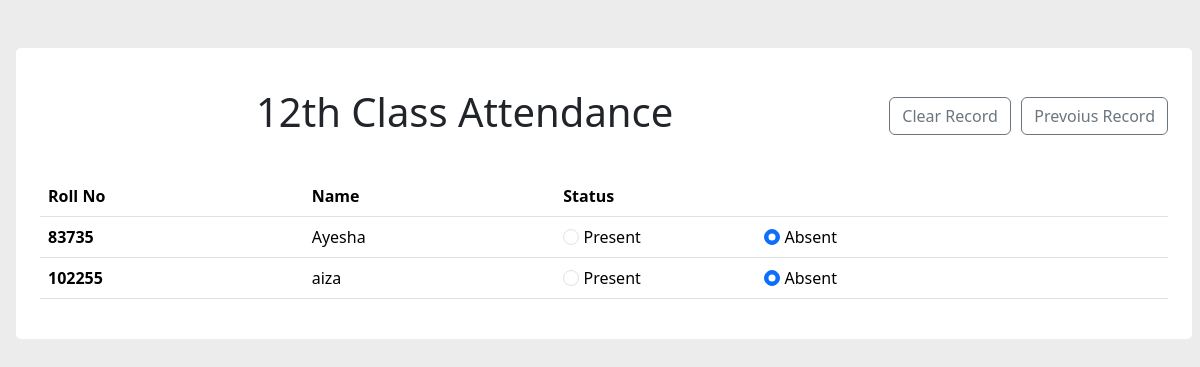
/twelve_class_attendance, run on the app's committed database.
### server.py (models this page shows, shortened)
class Std_Att(db.Model):
    sno = db.Column(db.Integer, primary_key = True)
    name = db.Column(db.String(200), nullable = False)
    classNo = db.Column(db.Integer, nullable = False)
    attend = db.Column(db.String(20), nullable = False)

### server.py (the view)
@app.route("/twelve_class_attendance")
def twelve_class_attendance():
    allStds = Std_Att.query.filter_by(classNo=12).all()
    allStds = sorted(allStds, key=lambda x: x.sno)
    return render_template('AttendanceManagement/twelve_class_attendance.html', allStds = allStds)

### templates/AttendanceManagement/twelve_class_attendance.html (shortened to what this page needs)
<!DOCTYPE html>
<html lang="en">
<head>
    <link href="https://cdn.jsdelivr.net/npm/bootstrap@5.3.3/dist/css/bootstrap.min.css" rel="stylesheet">
</head>
<body style="background-color: rgb(236, 236, 236);">
    <div class="my-5 mx-3" style="width: 98%; background-color: white; padding: 2%; border-radius: 5px; align-self: center;">
        <h1 class="my-3" style="text-align: center;"> 12th Class Attendance
          <span style="float: right;">
            <a href="/clear_std_fee" type="button" class="btn btn-outline-secondary">Clear Record</a>
            <a href="/std_prev_record" type="button" class="btn btn-outline-secondary">Prevoius Record</a>
          </span>
        </h1>
        <br>
        <table class="table">
            <thead>
              <tr>
                <th scope="col">Roll No</th>
                <th scope="col">Name</th>
                <th scope="col">Status</th>
              </tr>
            </thead>
            <tbody>
              {% for Std in allStds %}
                <tr>
                  <th scope="row">{{Std.sno}}</th>
                  <td>{{Std.name}}</td>
                  <td>
                    <div style="display: inline; margin-right: 20%; cursor: pointer;" >
                      <input class="form-check-input" type="radio" style="cursor: pointer;" name="att_status{{ Std.sno }}" id="present{{ Std.sno }}" value="Present" {% if Std.attend == 'Present' %} checked {% endif %}>
                      <label class="form-check-label" for="present{{ Std.sno }}" style="cursor: pointer;">
                          Present
                        </label>
                      </div>
                      <div style="display: inline; margin-right: 20%; cursor: pointer;" >
                        <input class="form-check-input" type="radio" style="cursor: pointer;" name="att_status{{ Std.sno }}" id="absent{{ Std.sno }}" value="Absent" {% if Std.attend == 'Absent' %} checked {% endif %}>
                        <label class="form-check-label" for="absent{{ Std.sno }}" style="cursor: pointer;">
                          Absent
                        </label>
                      </div>
                  </td>
              {% endfor %}
            </tbody>
          </table>
    </div>
</body>
</html>

### data on the page
Std_Att: sno "83735", name "Ayesha", attend "☐ Present", attend "☑ Absent"
Std_Att: sno "102255", name "aiza", attend "☐ Present", attend "☑ Absent"
